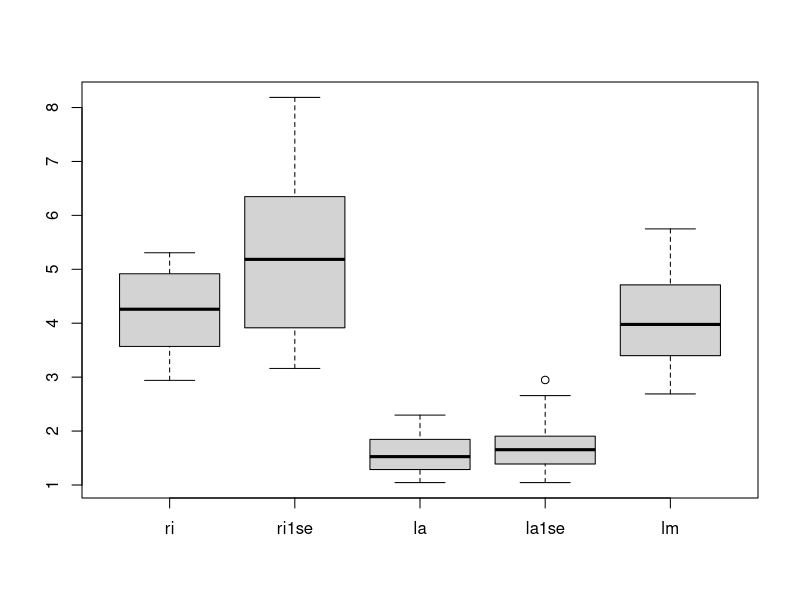
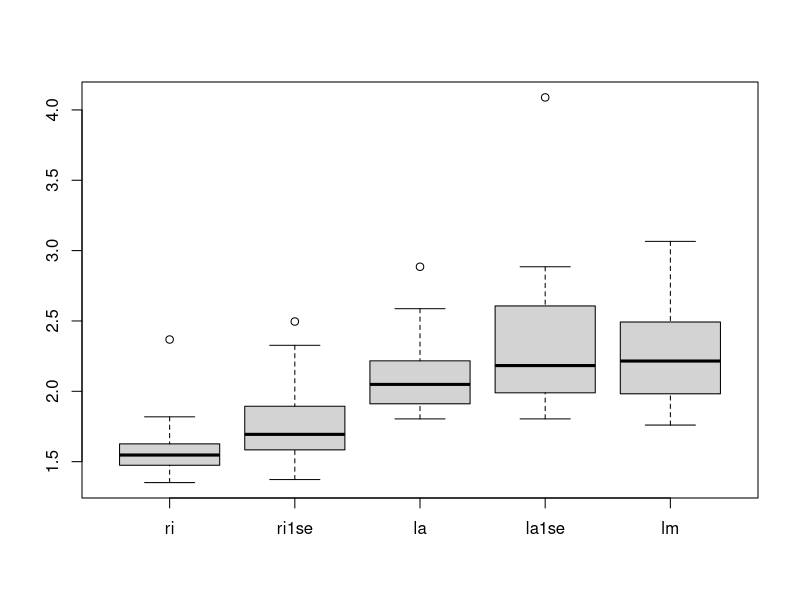
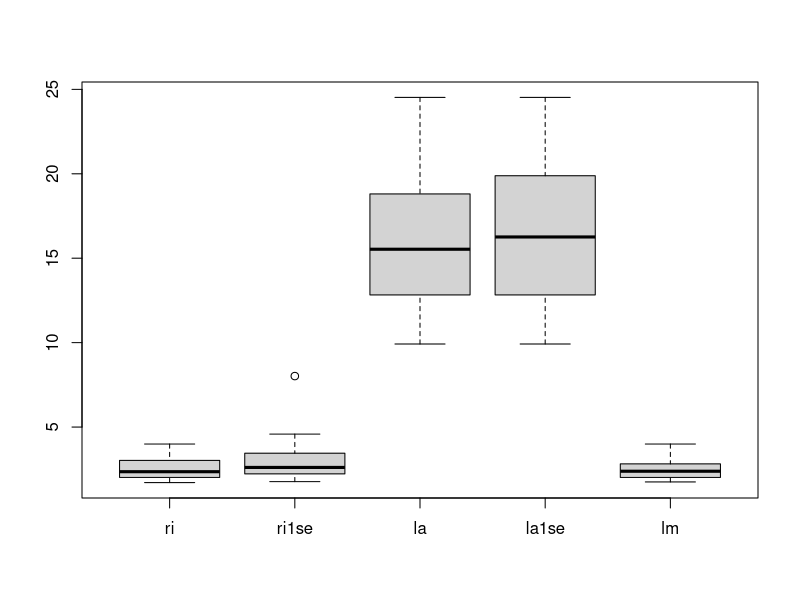

Recreate these plots in R, in order.
# for lasso and ridge
library(glmnet)

# the following function is for doing simulatiosn with different settings

# input:
# N is sample size
# Nte is size of test set
# coe if true coefficients of model
# sig is varinace of noise
# R is number of repetitions
# grid is grid of lambda values for penalty
# rho is measuring strength of correlation among predictors

# output: errors of ridge and lasso with penalty selected by
# cross-validation and by cross-validation with one standard error rule

DoSims = function(N,Nte,coe,sig,R,grid,rho){

  # all of the following is for saving errors
  err.ri = numeric(R)
  err.la = numeric(R)
  err.ri1se = numeric(R)
  err.la1se = numeric(R)
  err.lm = numeric(R)

  err.nu = numeric(R)

  di = length(coe)

  for(r in 1:R){

  # generate training data
  x0 = rnorm(N)
  x = (array(rnorm(di*N),c(N,di)) + rho*array(x0,c(N,di)))/(1+abs(rho))
  y = x %*% coe + sig*rnorm(N)

  # cross validation for selecting lambda
  cv.out.ri = cv.glmnet(x,y,alpha =0,lambda=grid)
  cv.out.la = cv.glmnet(x,y,alpha =1,lambda=grid)

  bestlam.ri = cv.out.ri$lambda.min
  bestlam.la = cv.out.la$lambda.min
  bestlam.ri1se = cv.out.ri$lambda.1se
  bestlam.la1se = cv.out.la$lambda.1se

  # compute fitted models for ridge and lasso
  fit.ri = glmnet(x,y,alpha = 0)
  fit.la = glmnet(x,y,alpha = 1)

  # generate test data
  x0te = rnorm(Nte)
  xte = (array(rnorm(di*Nte),c(Nte,di)) + rho*array(x0te,c(Nte,di)))/(1+abs(rho))
  yte = xte %*% coe + sig*rnorm(Nte)

  # predict using results from lasso, ridge regression
  # and linear model corresponding to s = 0 in ridge regression
  pr.ri = predict(fit.ri,s=bestlam.ri,newx = xte, alpha = 0)
  pr.la = predict(fit.la,s=bestlam.la,newx = xte, alpha = 1)
  pr.ri1se = predict(fit.ri,s=bestlam.ri1se,newx = xte, alpha = 0)
  pr.la1se = predict(fit.la,s=bestlam.la1se,newx = xte, alpha = 1)

  pr.lm = predict(fit.ri,s=0,newx = xte, alpha = 0)

  # compute test errors
  err.lm[r] = sum((yte - pr.lm)^2)/Nte
  err.ri[r] = sum((yte - pr.ri)^2)/Nte
  err.la[r] = sum((yte - pr.la)^2)/Nte
  err.ri1se[r] = sum((yte - pr.ri1se)^2)/Nte
  err.la1se[r] = sum((yte - pr.la1se)^2)/Nte

#  err.lm[r] = sum((yte - pr.lm)^2)/Nte

  # output progress to screen
  print(r)

}  # end loop over repetitions

# make plot of results
nam = c('ri','ri1se','la','la1se','lm')
boxplot(err.ri,err.ri1se,err.la,err.la1se,err.lm,names=nam)

# return list of resuting error vectors
return(list(err.ri,err.ri1se,err.la,err.la1se,err.lm))

} # end function



# preparing for simulation
# grid for lasso and ridge regression
grid = 10^seq(15,-5,length = 500)

#-----------------------------------------------------------
# basic settings

N = 50  # size of training set
R = 50 # number of simulations

Nte = 1000 # size of test set

rho = 0.5 # for implementing dependence between predictors
# rho = 0 is no dependence

sig = 1   # variance of errors

#-----------------------------------------------------------
# example 1: a few large non-zero coefficients
# many zero coefficients
# note: dimension = n, so classical linear model not applicable
di = 50
coe = rep(0,di)
coe[1:5] = 2
res_1_50 = DoSims(50,Nte,coe,sig,R=20,grid,rho)

# lasso peforms much better

# example 2: many small non-zero coefficients

di = 50
coe = rep(0,di)
coe[1:25] = .3
res_1_50 = DoSims(50,Nte,coe,sig,R=20,grid,rho)

# ridge performs much better


# example 3: all coefficient are non-zero

di = 50
coe = rep(0,di)
coe[1:50] = 1
res_1_50 = DoSims(50,Nte,coe,sig,R=20,grid,rho)


# homework: play around with this to get ebtter idea of overall performance
# of ridge vs lasso in different settings
#-------------------------------------------------------------

